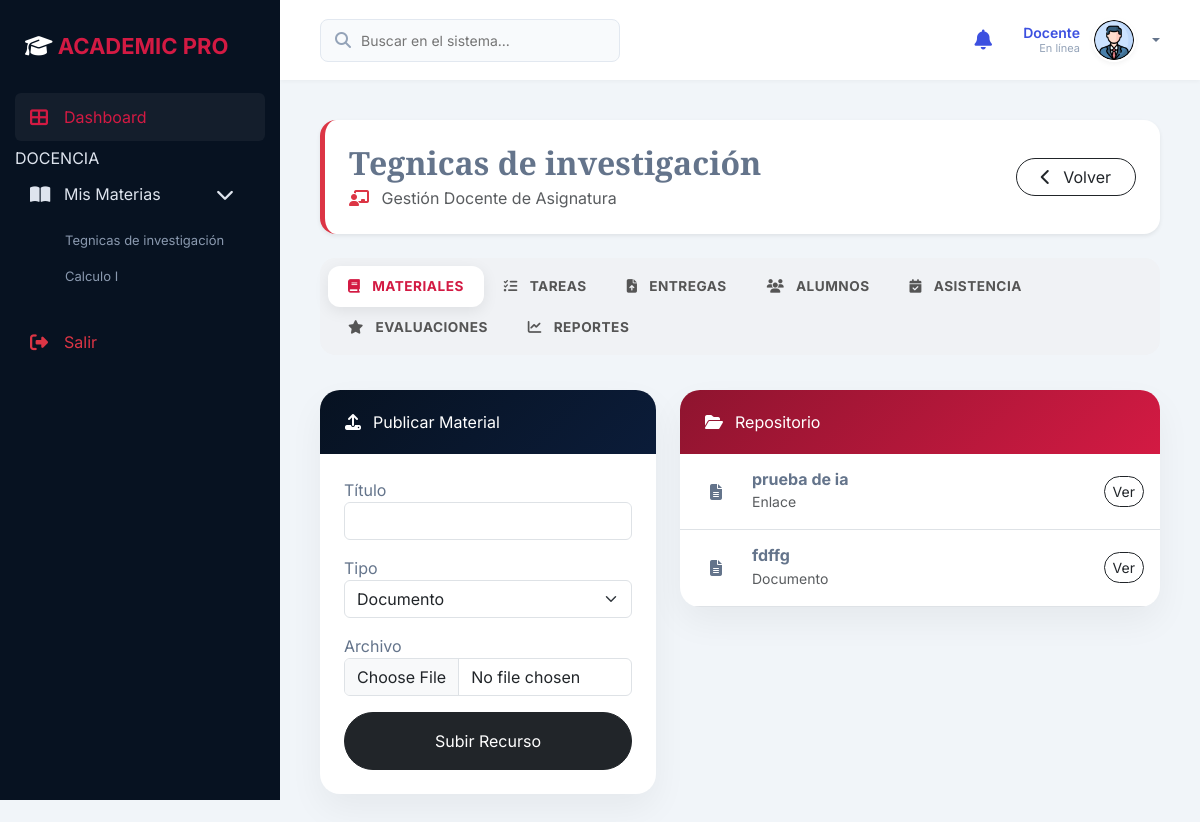
/index.php?controller=Docente&action=gestionTareas&id_materia=2 (signed in), run on the app's committed database.
### tables this page shows
CREATE TABLE `materia` (
  `id_materia` int(11) NOT NULL,
  `nombre` varchar(100) NOT NULL,
  `descripcion` text DEFAULT NULL,
  `id_docente` int(11) NOT NULL,
  `estado` enum('Activa','Inactiva') DEFAULT 'Activa',
  `id_periodo` int(11) DEFAULT NULL,
  `id_carrera` int(11) DEFAULT NULL,
  `grupo` varchar(10) DEFAULT 'A',
  `turno` enum('Mañana','Medio Día','Tarde') DEFAULT 'Mañana',
  `nivel_semestre` enum('1','2','3','4','5','6','7','8','9') DEFAULT '1'
);

CREATE TABLE `material` (
  `id_material` int(11) NOT NULL,
  `id_materia` int(11) NOT NULL,
  `titulo` varchar(100) NOT NULL,
  `descripcion` text DEFAULT NULL,
  `tipo` enum('Documento','Video','Enlace') NOT NULL,
  `ruta` varchar(255) NOT NULL,
  `fecha_publicacion` datetime DEFAULT current_timestamp()
);

### controllers/DocenteController.php (called while the page is built, shortened)
<?php
class DocenteController {
    private $model;
    public function __construct() {
        $this->model = new DocenteModel();
    }
    public function gestionTareas() {
        $id_materia = $_GET['id_materia'] ?? null;
        $materia = $this->model->obtenerMateria($id_materia);
        $materiales = $this->model->obtenerMateriales($id_materia);
        require_once 'views/docente/gestion_tareas.php';
    }
}
?>

### config/database.php (called while the page is built, shortened)
<?php
class Database {
    private $host = 'localhost';
    private $port = 3307;
    private $db_name = 'sistemaacademico';
    private $username = 'root';
    private $password = '';
    public function connect() {
        try {
            $this->conn = new PDO(
                "mysql:host={$this->host};port={$this->port};dbname={$this->db_name};charset=utf8mb4",
                $this->username,
                $this->password
            );
            $this->conn->setAttribute(PDO::ATTR_ERRMODE, PDO::ERRMODE_EXCEPTION);
            $this->conn->setAttribute(PDO::ATTR_EMULATE_PREPARES, false);
            return $this->conn;
        } catch(PDOException $e) {
            die("Error de conexión: " . $e->getMessage());
        }
    }
}

### models/DocenteModel.php (called while the page is built, shortened)
<?php
class DocenteModel {
    private $db;
    public function __construct() {
        $this->db = (new Database())->connect();
    }
    public function obtenerMateria($id_materia) {
        $stmt = $this->db->prepare("SELECT * FROM Materia WHERE id_materia = ?");
        $stmt->execute([$id_materia]);
        return $stmt->fetch(PDO::FETCH_ASSOC);
    }
    public function obtenerMateriales($id_materia) {
        $stmt = $this->db->prepare("SELECT * FROM Material WHERE id_materia = ?");
        $stmt->execute([$id_materia]);
        return $stmt->fetchAll(PDO::FETCH_ASSOC);
    }
    public function obtenerMateriasDocente($id_docente) {
        $stmt = $this->db->prepare("
            SELECT m.*, COUNT(i.id_inscripcion) as estudiantes_inscritos
            FROM Materia m
            LEFT JOIN Inscripcion i ON m.id_materia = i.id_materia AND i.estado = 'Activa'
            WHERE m.id_docente = ?
            GROUP BY m.id_materia
        ");
        $stmt->execute([$id_docente]);
        return $stmt->fetchAll(PDO::FETCH_ASSOC);
    }
}
?>

### views/docente/gestion_tareas.php (the view, shortened to what this page needs)
<?php require_once 'views/layouts/header.php'; ?>
<div class="docente-management-view">
    <div class="subject-header-banner mb-4 p-4 bg-white rounded-4 shadow-sm border-start border-danger border-5 d-flex justify-content-between align-items-center">
        <div>
            <h2 class="serif fw-bold mb-1"><?= htmlspecialchars($materia['nombre']); ?></h2>
            <p class="text-muted mb-0"><i class="fas fa-chalkboard-teacher me-2 text-danger"></i> Gestión Docente de Asignatura</p>
        </div>
        <a href="index.php?controller=Docente&action=dashboard" class="btn btn-outline-dark rounded-pill px-4">
            <i class="fas fa-chevron-left me-2"></i> Volver
        </a>
    </div>
    <ul class="nav nav-pills task-nav-pills" id="mainTabs" role="tablist">
        <li class="nav-item"><button class="nav-link active" data-bs-toggle="pill" data-bs-target="#tab-materiales"><i class="fas fa-book me-2"></i> Materiales</button></li>
        <li class="nav-item"><button class="nav-link" data-bs-toggle="pill" data-bs-target="#tab-tareas"><i class="fas fa-tasks me-2"></i> Tareas</button></li>
        <li class="nav-item"><button class="nav-link" data-bs-toggle="pill" data-bs-target="#tab-entregas"><i class="fas fa-file-upload me-2"></i> Entregas</button></li>
        <li class="nav-item"><button class="nav-link" data-bs-toggle="pill" data-bs-target="#tab-alumnos"><i class="fas fa-users me-2"></i> Alumnos</button></li>
        <li class="nav-item"><button class="nav-link" data-bs-toggle="pill" data-bs-target="#tab-asistencia"><i class="fas fa-calendar-check me-2"></i> Asistencia</button></li>
        <li class="nav-item"><button class="nav-link" data-bs-toggle="pill" data-bs-target="#tab-evaluaciones"><i class="fas fa-star me-2"></i> Evaluaciones</button></li>
        <li class="nav-item"><button class="nav-link" data-bs-toggle="pill" data-bs-target="#tab-reportes"><i class="fas fa-chart-line me-2"></i> Reportes</button></li>
    </ul>
    <div class="tab-content">
        <div class="tab-pane fade show active" id="tab-materiales">
            <div class="row">
                <div class="col-lg-5">
                    <div class="card-pro">
                        <div class="card-header-pro bg-pro-dark"><i class="fas fa-upload"></i> Publicar Material</div>
                        <div class="card-body p-4">
                            <form action="index.php?controller=Docente&action=subirMaterial" method="POST" enctype="multipart/form-data">
                                <div class="mb-3"><label class="form-label-pro">Título</label><input type="text" name="titulo" class="form-control form-control-pro" required></div>
                                <div class="mb-3">
                                    <label class="form-label-pro">Tipo</label>
                                    <select name="tipo" class="form-select form-control-pro" id="tipoSelect">
                                        <option value="Documento">Documento</option><option value="Video">Video</option><option value="Enlace">Enlace</option>
                                    </select>
                                </div>
                                <div class="mb-3" id="fGroup"><label class="form-label-pro">Archivo</label><input type="file" name="archivo" class="form-control form-control-pro"></div>
                                <button type="submit" class="btn btn-dark w-100 rounded-pill py-3">Subir Recurso</button>
                            </form>
                        </div>
                    </div>
                </div>
                <div class="col-lg-7">
                    <div class="card-pro">
                        <div class="card-header-pro bg-pro-red"><i class="fas fa-folder-open"></i> Repositorio</div>
                        <div class="card-body p-0">
                            <?php if(!empty($materiales)): foreach($materiales as $m): ?>
                                <div class="p-3 border-bottom d-flex justify-content-between align-items-center">
                                    <div class="d-flex align-items-center">
                                        <div class="bg-light-red p-2 rounded-3 me-3 text-center" style="width:40px"><i class="fas <?= $m['tipo'] === 'Video' ? 'fa-play' : 'fa-file-alt' ?>"></i></div>
                                        <div><h6 class="mb-0 fw-bold"><?= $m['titulo'] ?></h6><small class="text-muted"><?= $m['tipo'] ?></small></div>
                                    </div>
                                    <a href="uploads/<?= $m['ruta'] ?>" target="_blank" class="btn btn-sm btn-outline-dark rounded-pill">Ver</a>
                                </div>
                            <?php endforeach; else: echo '<p class="p-4 text-center">Sin materiales.</p>'; endif; ?>
                        </div>
                    </div>
                </div>
            </div>
        </div>
    </div>
</div>
<?php require_once 'views/layouts/footer.php'; ?>

### views/layouts/header.php (shortened to what this page needs)
<?php
if (isset($_SESSION['id_usuario'])) {
    require_once 'controllers/AdminController.php';
    $materias_sidebar = [];
    if ($_SESSION['rol'] === 'Docente') {
        require_once 'models/DocenteModel.php';
        $docenteModel = new DocenteModel();
        $db = (new Database())->connect();
        $stmt = $db->prepare("SELECT id_docente FROM Docente WHERE id_usuario = ?");
        $stmt->execute([$_SESSION['id_usuario']]);
        $docente_sidebar = $stmt->fetch(PDO::FETCH_ASSOC);
        if ($docente_sidebar) {
            $materias_sidebar = $docenteModel->obtenerMateriasDocente($docente_sidebar['id_docente']);
        }
    }
    $is_student = ($_SESSION['rol'] === 'Estudiante');
    $current_action = $_GET['action'] ?? 'dashboard';
    $in_course = ($is_student && in_array($current_action, ['verTareas', 'entregarTarea']));
    if (!isset($show_student_topnav)) {
        $show_student_topnav = ($is_student && !$in_course);
    }
} else {
    $notificaciones = [];
    $notificaciones_sin_leer = 0;
}
?>
<!DOCTYPE html>
<html lang="es">
<head>
    <link href="https://cdn.jsdelivr.net/npm/bootstrap@5.3.0/dist/css/bootstrap.min.css" rel="stylesheet">
    <link rel="stylesheet" href="https://cdnjs.cloudflare.com/ajax/libs/font-awesome/6.4.0/css/all.min.css">
</head>
<body>
<?php if(isset($_SESSION['id_usuario'])): ?>
    <div class="app-container" style="<?php if (isset($show_student_topnav) && $show_student_topnav) echo 'flex-direction: column;'; ?>">
        <aside class="app-sidebar">
            <div class="sidebar-header">
                <a href="index.php?controller=<?php echo $_SESSION['rol']; ?>&action=dashboard" class="sidebar-logo">
                    <i class="fas fa-graduation-cap"></i>
                    <span>Academic <span>Pro</span></span>
                </a>
            </div>
            <div class="sidebar-nav">
                <a href="index.php?controller=<?php echo $_SESSION['rol']; ?>&action=dashboard" class="nav-item-link active">
                    <i class="fas fa-th-large"></i> Dashboard
                </a>
                <?php if($_SESSION['rol'] === 'Docente'): ?>
                    <div class="sidebar-section-title">DOCENCIA</div>
                    <a class="nav-item-link" data-bs-toggle="collapse" href="#collapseMaterias">
                        <i class="fas fa-book-open"></i> Mis Materias <i class="fas fa-chevron-down ms-auto small"></i>
                    </a>
                    <div class="collapse show" id="collapseMaterias">
                        <ul class="submenu-list">
                            <?php foreach($materias_sidebar as $mat): ?>
                                <li><a href="index.php?controller=Docente&action=gestionTareas&id_materia=<?= $mat['id_materia'] ?>" class="submenu-item-link"><?= htmlspecialchars($mat['nombre']) ?></a></li>
                            <?php endforeach; ?>
                        </ul>
                    </div>
                <?php endif; ?>
                <a href="index.php?controller=Auth&action=logout" class="nav-item-link text-danger mt-4"><i class="fas fa-sign-out-alt"></i> Salir</a>
            </div>
        </aside>
        <main class="main-content">
            <header class="app-topbar">
                <div class="topbar-search">
                    <i class="fas fa-search"></i>
                    <input type="text" placeholder="Buscar en el sistema...">
                </div>
                <div class="topbar-actions">
                    <div class="dropdown">
                        <a href="#" class="topbar-btn" data-bs-toggle="dropdown">
                            <i class="fas fa-bell"></i>
                        </a>
                    </div>
                    <div class="dropdown">
                        <div class="user-profile-top dropdown-toggle" data-bs-toggle="dropdown">
                            <div class="user-info-top d-none d-md-block">
                                <span class="user-name-top"><?php echo htmlspecialchars($_SESSION['rol']); ?></span>
                                <span class="user-role-top">En línea</span>
                            </div>
                            <img src="<?php echo htmlspecialchars($_SESSION['foto_perfil']); ?>" class="user-avatar-top" onerror="this.src='assets/img/perfil1.jpg'">
                        </div>
                    </div>
                </div>
            </header>
            <div class="content-body">
<?php endif; ?>

### views/docente/gestion_tareas.php (style rules this page uses)
.task-nav-pills { background: #f0f2f5; padding: 8px; border-radius: 15px; display: inline-flex; margin-bottom: 35px; flex-wrap: wrap; }
.task-nav-pills .nav-link { border-radius: 12px; padding: 10px 20px; font-weight: 700; color: #555; font-size: 0.85rem; text-transform: uppercase; letter-spacing: 0.5px; transition: 0.3s; }
.task-nav-pills .nav-link.active { background-color: white; color: var(--stadum-red); box-shadow: 0 4px 15px rgba(0,0,0,0.08); }
.card-pro { background: white; border-radius: 20px; box-shadow: 0 15px 35px rgba(0,0,0,0.05); border: none; overflow: hidden; margin-bottom: 30px; }
.card-header-pro { padding: 20px 25px; color: white; display: flex; align-items: center; gap: 12px; }
.bg-pro-dark { background: linear-gradient(135deg, var(--stadum-dark) 0%, var(--stadum-blue) 100%); }
.bg-pro-red { background: linear-gradient(135deg, #8e142f 0%, var(--stadum-red) 100%); }

### data on the page
materia: nombre "Tegnicas de investigación"
materia: nombre "Calculo I"
material: titulo "prueba de ia", tipo "Enlace"
material: titulo "fdffg", tipo "Documento"

### other printed values
$_SESSION['rol'] "Docente"
